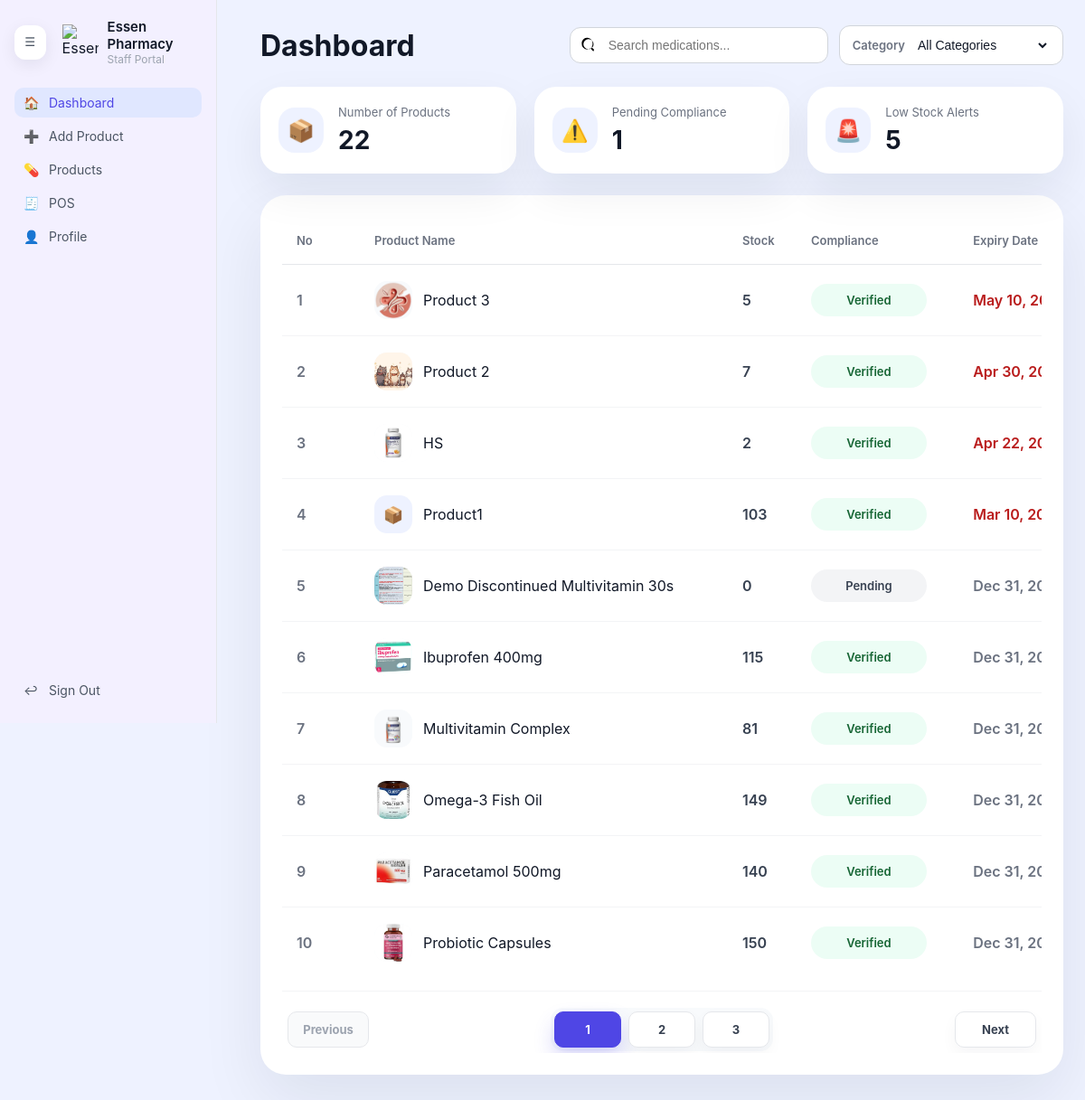
Screenshot of /staff/dashboard.php (signed in) with the database file from the repository.
### tables this page shows
CREATE TABLE `products` (
  `productID` int(10) UNSIGNED NOT NULL,
  `productName` varchar(255) NOT NULL,
  `barcode` varchar(100) DEFAULT NULL,
  `barcodeImagePath` varchar(255) DEFAULT NULL,
  `productDescription` text DEFAULT NULL,
  `category` varchar(100) NOT NULL,
  `price` decimal(10,2) NOT NULL DEFAULT 0.00,
  `stockQuantity` int(11) NOT NULL DEFAULT 0,
  `physicalStock` int(11) DEFAULT NULL,
  `onlineStock` int(11) DEFAULT NULL,
  `productType` enum('Physical','Online','Both') NOT NULL DEFAULT 'Both',
  `complianceStatus` enum('Pending','Approved','Rejected') NOT NULL DEFAULT 'Pending',
  `status` enum('Active','Inactive') NOT NULL DEFAULT 'Active',
  `imagePath` varchar(255) DEFAULT NULL,
  `expiryDate` date DEFAULT NULL,
  `created_at` timestamp NOT NULL DEFAULT current_timestamp()
);

### staff/dashboard.php (the view, shortened to what this page needs)
<?php
require_once __DIR__ . '/../db.php';
$errors = [];
$searchQuery = trim($_GET['search'] ?? '');
$selectedCategory = trim($_GET['category'] ?? 'All');
$perPage = 10;
$page = max(1, (int)($_GET['page'] ?? 1));
$where = '1=1';
$params = [];
$types = '';
$countSql = "SELECT COUNT(*) AS total FROM products WHERE $where";
$countStmt = $conn->prepare($countSql);
$totalSKUs = 0;
if ($countStmt) {
    $countStmt->execute();
    $countResult = $countStmt->get_result();
    $totalSKUs = (int)($countResult->fetch_assoc()['total'] ?? 0);
}
$totalPages = max(1, (int)ceil($totalSKUs / $perPage));
$offset = ($page - 1) * $perPage;
$sql = "SELECT productID,
               productName,
               category,
               complianceStatus,
               status,
               imagePath,
               expiryDate,
               stockQuantity,
               COALESCE(productType, 'Both') AS productType
        FROM products
        WHERE $where
        ORDER BY
            CASE
                WHEN expiryDate IS NULL THEN 2
                WHEN expiryDate < CURDATE() THEN 0
                ELSE 1
            END ASC,
            CASE
                WHEN expiryDate >= CURDATE() THEN expiryDate
                ELSE NULL
            END ASC,
            CASE
                WHEN expiryDate < CURDATE() THEN expiryDate
                ELSE NULL
            END DESC,
            productName ASC
        LIMIT ? OFFSET ?";
$stmt = $conn->prepare($sql);
if ($stmt) {
    $queryParams = array_merge($params, [$perPage, $offset]);
    $queryTypes = $types . 'ii';
    $stmt->bind_param($queryTypes, ...$queryParams);
}
if ($stmt) {
    $stmt->execute();
    $result = $stmt->get_result();
    $filteredInventory = $result->fetch_all(MYSQLI_ASSOC);
} else {
    $filteredInventory = [];
    $errors[] = 'Unable to load inventory from the database.';
}
$pendingCompliance = count(array_filter($filteredInventory, fn($item) => $item['complianceStatus'] !== 'Approved'));
$lowStockItems = count(array_filter($filteredInventory, fn($item) => $item['stockQuantity'] < 100));
$pageBaseParams = [];
function isExpiringSoon($dateStr) {
    $expiryDate = new DateTime($dateStr);
    $today = new DateTime('today');
    $diff = $today->diff($expiryDate);
    return $expiryDate > $today && $diff->days <= 30;
}
function isExpired($dateStr) {
    return new DateTime($dateStr) < new DateTime('today');
}
function formatDate($dateStr) {
    return (new DateTime($dateStr))->format('M d, Y');
}
function resolveProductImageUrl(string $path): string {
    $path = trim($path);
    if ($path === '') {
        return '';
    }
    $rootPath = rtrim(dirname($_SERVER['SCRIPT_NAME']), '/') . '/../admin/' . ltrim($path, '/');
    return preg_replace('#/+#', '/', $rootPath);
}
?>
<!DOCTYPE html>
<html lang="en">
<head>
    <link rel="stylesheet" href="css/staff-dashboard.css?v=2">
</head>
<body>
<div class="staff-layout">
    <aside class="staff-sidebar">
        <div class="sidebar-header">
            <button type="button" id="sidebarToggle" class="sidebar-toggle" aria-pressed="false" aria-label="Toggle sidebar">
                <span class="toggle-icon">☰</span>
            </button>
            <div class="logo-circle">
                <img src="../logo-transparent.png" alt="Essen Pharmacy" class="logo-image">
            </div>
            <div class="sidebar-brand">
                <div class="brand-title">Essen Pharmacy</div>
                <div class="brand-subtitle">Staff Portal</div>
            </div>
        </div>
        <nav class="sidebar-nav">
            <a href="dashboard.php" class="nav-item active">
                <span class="nav-icon">🏠</span>
                <span class="nav-label">Dashboard</span>
            </a>
            <a href="add-product.php" class="nav-item">
                <span class="nav-icon">➕</span>
                <span class="nav-label">Add Product</span>
            </a>
            <a href="products.php" class="nav-item">
                <span class="nav-icon">💊</span>
                <span class="nav-label">Products</span>
            </a>
            <a href="../pos/dashboard.php" class="nav-item">
                <span class="nav-icon">🧾</span>
                <span class="nav-label">POS</span>
            </a>
            <a href="profile.php" class="nav-item">
                <span class="nav-icon">👤</span>
                <span class="nav-label">Profile</span>
            </a>
        </nav>
        <div class="sidebar-footer">
            <a href="../logout.php" class="nav-item logout-item">
                <span class="nav-icon">↩</span>
                <span class="nav-label">Sign Out</span>
            </a>
        </div>
    </aside>
    <main class="main-content">
        <div class="staff-page">
    <header class="page-header">
        <div>
            <h1>Dashboard</h1>
        </div>
        <div class="toolbar">
            <form method="get" action="dashboard.php" class="toolbar-filter-form">
                <label class="search-field">
                    <input type="text" name="search" value="<?php echo htmlspecialchars($searchQuery); ?>" placeholder="Search medications...">
                </label>
                <label class="filter-field">
                    <span class="filter-label">Category</span>
                    <select name="category" class="filter-select" onchange="this.form.submit()">
                        <option value="All"<?php echo $selectedCategory === 'All' ? ' selected' : ''; ?>>All Categories</option>
                    </select>
                </label>
            </form>
        </div>
    </header>
    <section class="metric-cards">
        <article class="metric-card">
            <div class="metric-icon">📦</div>
            <div>
                <p class="metric-label">Number of Products</p>
                <p class="metric-value"><?php echo $totalSKUs; ?></p>
            </div>
        </article>
        <article class="metric-card">
            <div class="metric-icon">⚠️</div>
            <div>
                <p class="metric-label">Pending Compliance</p>
                <p class="metric-value"><?php echo $pendingCompliance; ?></p>
            </div>
        </article>
        <article class="metric-card">
            <div class="metric-icon">🚨</div>
            <div>
                <p class="metric-label">Low Stock Alerts</p>
                <p class="metric-value"><?php echo $lowStockItems; ?></p>
            </div>
        </article>
    </section>
    <section class="inventory-card">
        <div class="table-wrap">
            <table>
                <thead>
                    <tr>
                        <th class="no-col">No</th>
                        <th>Product Name</th>
                        <th>Stock</th>
                        <th>Compliance</th>
                        <th>Expiry Date</th>
                    </tr>
                </thead>
                <tbody>
                    <?php foreach ($filteredInventory as $index => $item): ?>
                        <tr>
                            <td class="no-col"><?php echo $offset + $index + 1; ?></td>
                            <td class="product-cell">
                                <?php $productImageUrl = resolveProductImageUrl($item['imagePath'] ?? ''); ?>
                                <?php if ($productImageUrl !== ''): ?>
                                    <img src="<?php echo htmlspecialchars($productImageUrl); ?>" alt="<?php echo htmlspecialchars($item['productName']); ?>" class="product-image">
                                <?php else: ?>
                                    <div class="product-badge">📦</div>
                                <?php endif; ?>
                                <span><?php echo htmlspecialchars($item['productName']); ?></span>
                            </td>
                            <td>
                                <span class="stock-display"><?php echo (int)$item['stockQuantity']; ?></span>
                            </td>
                            <td>
                                <span class="compliance-toggle <?php echo ($item['complianceStatus'] === 'Approved') ? 'compliant' : 'pending'; ?>">
                                    <span><?php echo ($item['complianceStatus'] === 'Approved') ? 'Verified' : 'Pending'; ?></span>
                                </span>
                            </td>
                            <td class="expiry-cell <?php echo isExpired($item['expiryDate']) ? 'expired' : (isExpiringSoon($item['expiryDate']) ? 'expiring-soon' : ''); ?>">
                                <?php echo formatDate($item['expiryDate']); ?>
                            </td>
                        </tr>
                    <?php endforeach; ?>
                </tbody>
            </table>
            <?php if ($totalPages > 1): ?>
                <div class="dashboard-pagination">
                    <?php
                    $prevParams = array_merge($pageBaseParams, ['page' => max(1, $page - 1)]);
                    $nextParams = array_merge($pageBaseParams, ['page' => min($totalPages, $page + 1)]);
                    ?>
                    <a class="page-link <?php echo $page <= 1 ? 'disabled' : ''; ?>" href="?<?php echo htmlspecialchars(http_build_query($prevParams)); ?>">Previous</a>
                    <div class="page-number-group">
                        <?php for ($i = 1; $i <= $totalPages; $i++): ?>
                            <?php $pageParams = array_merge($pageBaseParams, ['page' => $i]); ?>
                            <a class="page-number <?php echo $i === $page ? 'active' : ''; ?>" href="?<?php echo htmlspecialchars(http_build_query($pageParams)); ?>"><?php echo $i; ?></a>
                        <?php endfor; ?>
                    </div>
                    <a class="page-link <?php echo $page >= $totalPages ? 'disabled' : ''; ?>" href="?<?php echo htmlspecialchars(http_build_query($nextParams)); ?>">Next</a>
                </div>
            <?php endif; ?>
        </div>
    </section>
</div>
    </main>
</div>
</body>
</html>

### rows the page displays
products: stockQuantity "5", index "1", imagePath (picture), productName "Product 3", complianceStatus "Verified", expiryDate "May 10,…"
products: index "2", imagePath (picture), productName "Product 2", stockQuantity "7", complianceStatus "Verified", expiryDate "Apr 30,…"
products: index "3", imagePath (picture), productName "HS", stockQuantity "2", complianceStatus "Verified", expiryDate "Apr 22,…"
products: index "4", productName "Product1", stockQuantity "103", complianceStatus "Verified", expiryDate "Mar 10,…"
products: index "5", imagePath (picture), productName "Demo Discontinued Multivitamin 30s", stockQuantity "0", complianceStatus "Pending", expiryDate "Dec 31,…"
products: index "6", imagePath (picture), productName "Ibuprofen 400mg", stockQuantity "115", complianceStatus "Verified", expiryDate "Dec 31,…"
products: index "7", imagePath (picture), productName "Multivitamin Complex", stockQuantity "81", complianceStatus "Verified", expiryDate "Dec 31,…"
products: index "8", imagePath (picture), productName "Omega-3 Fish Oil", stockQuantity "149", complianceStatus "Verified", expiryDate "Dec 31,…"
products: index "9", imagePath (picture), productName "Paracetamol 500mg", stockQuantity "140", complianceStatus "Verified", expiryDate "Dec 31,…"
products: index "10", imagePath (picture), productName "Probiotic Capsules", stockQuantity "150", complianceStatus "Verified", expiryDate "Dec 31,…"

### other values shown
$totalSKUs "22"
$pendingCompliance "1"
